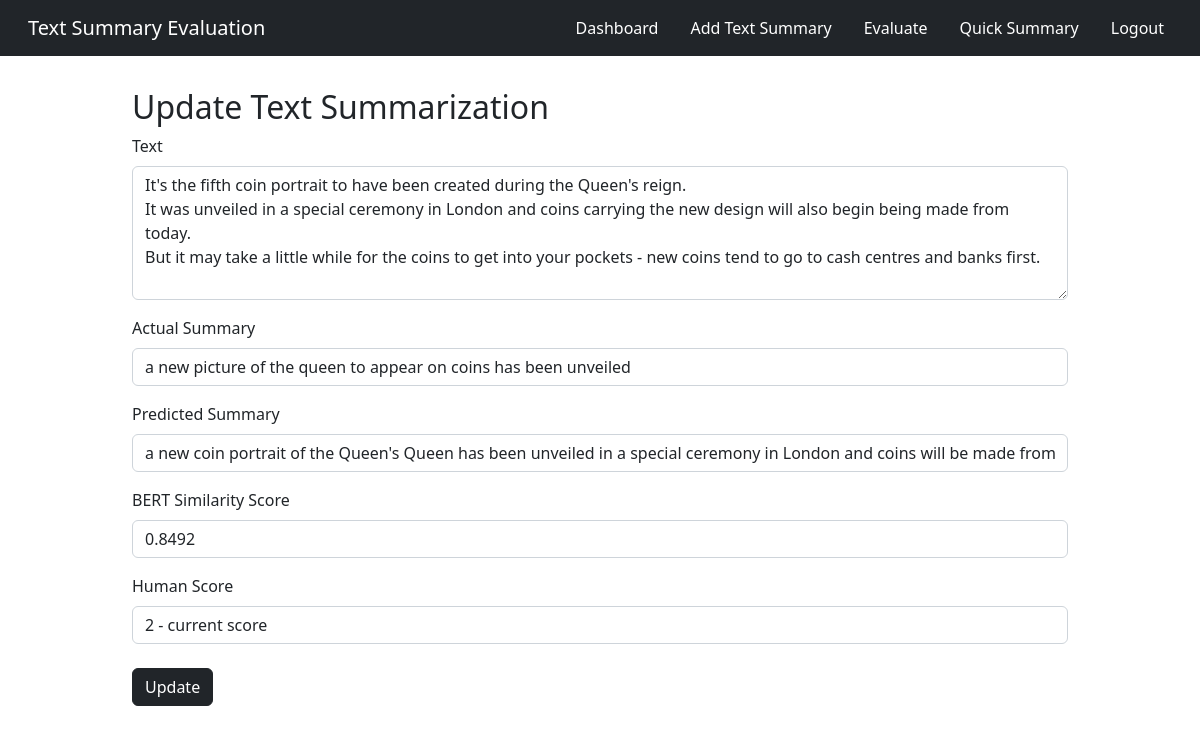
The app's page /textsum/update/33 (signed in), older data.
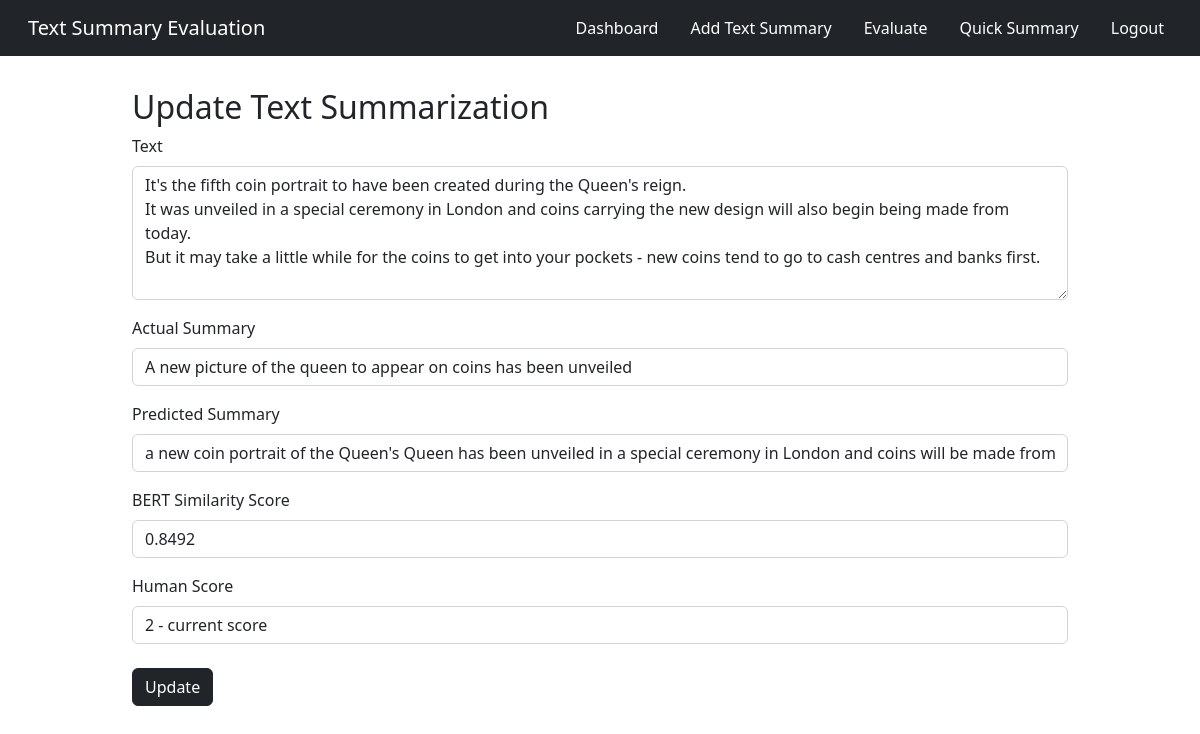
The same page, newer data.
### app.py (models this page shows, shortened)
class TextSum(db.Model):
    sno = db.Column(db.Integer, primary_key=True)
    text = db.Column(db.String(10000), nullable=False)
    predicted_summary = db.Column(db.String(1000), nullable=False)
    actual_summary = db.Column(db.String(1000), nullable=False)
    cos_sim_score = db.Column(db.Float, nullable=True)
    human_score = db.Column(db.Float, nullable=True)
    date_created = db.Column(db.DateTime, default=datetime.utcnow)

### app.py (the view, shortened to what this page needs)
@app.route('/textsum/update/<int:sno>',  methods=['GET', 'POST'])
@login_required
def update(sno):
    textsum = TextSum.query.filter_by(sno=sno).first()
    return render_template('update.html', textsum=textsum)

### app.py (called while the page is built)
@login_manager.user_loader
def load_user(user_id):
    return User.get(user_id)

    def get(id):
        return User.query.filter_by(id=id).first()

### templates/update.html (shortened to what this page needs)
<!doctype html>
<html lang="en">
<head>
    <link href="https://cdn.jsdelivr.net/npm/bootstrap@5.2.1/dist/css/bootstrap.min.css" rel="stylesheet"
>
</head>
<body>
{% extends 'base2.html' %}
{% block body %}
    <div class="container">
        <h2>Update Text Summarization</h2>
        <form class="form" action="/textsum/update/{{textsum.sno}}" method="POST">
            <div class="mb-3">
                <label for="text" class="form-label">Text</label>
                <textarea id="textarea1" class="form-control" rows="5" name="text">{{textsum.text}}</textarea>
            </div>
            <div class="mb-3">
                <label for="actual_summary" class="form-label">Actual Summary</label>
                <input type="text" class="form-control" name="actual_summary" value="{{textsum.actual_summary}}">
            </div>
            <div class="mb-3">
                <label for="predicted_summary" class="form-label">Predicted Summary</label>
                <input type="text" class="form-control" name="predicted_summary" value="{{textsum.predicted_summary}}" readonly>
            </div>
            <div class="mb-3">
                <label for="cos_sim_score" class="form-label">BERT Similarity Score</label>
                <input type="number" class="form-control" name="cos_sim_score" value="{{textsum.cos_sim_score}}" readonly>
            </div>
            <div class="mb-4">
                <label for="human_score" class="form-label">Human Score</label>
                <select class="form-control" name="human_score">
                    <option value="{{textsum.human_score}}">{{textsum.human_score}} - current score</option>
                </select>
            </div>
            <button type="submit" class="btn btn-dark">Update</button>
        </form>
    </div>
{% endblock body %}

Row changes from the older to the newer data that the page shows:
changed TextSum "2 - current score": actual_summary "a new picture of the queen to appear on coins has been unveiled" → "A new picture of the queen to appear on coins has been unveiled"
